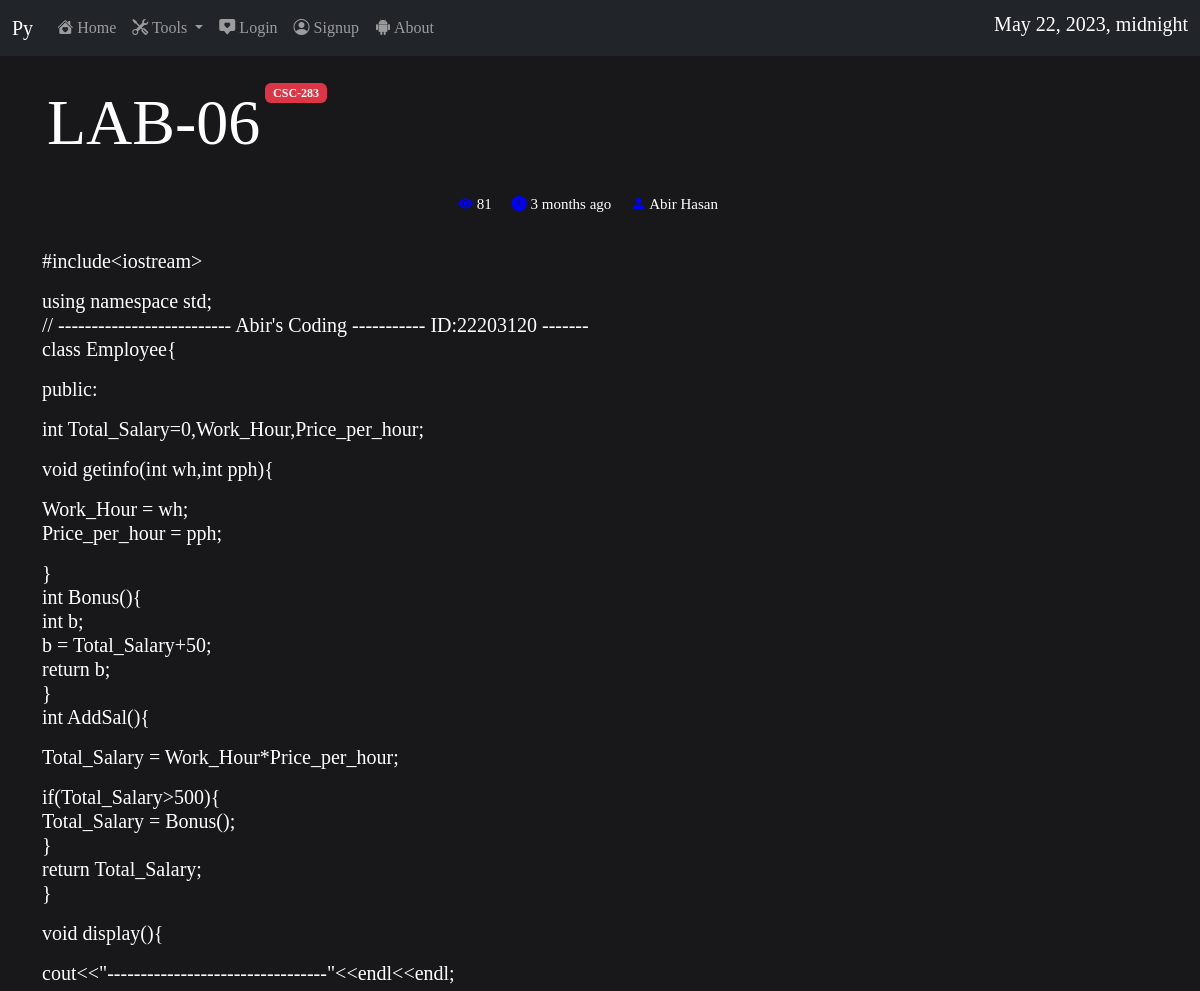
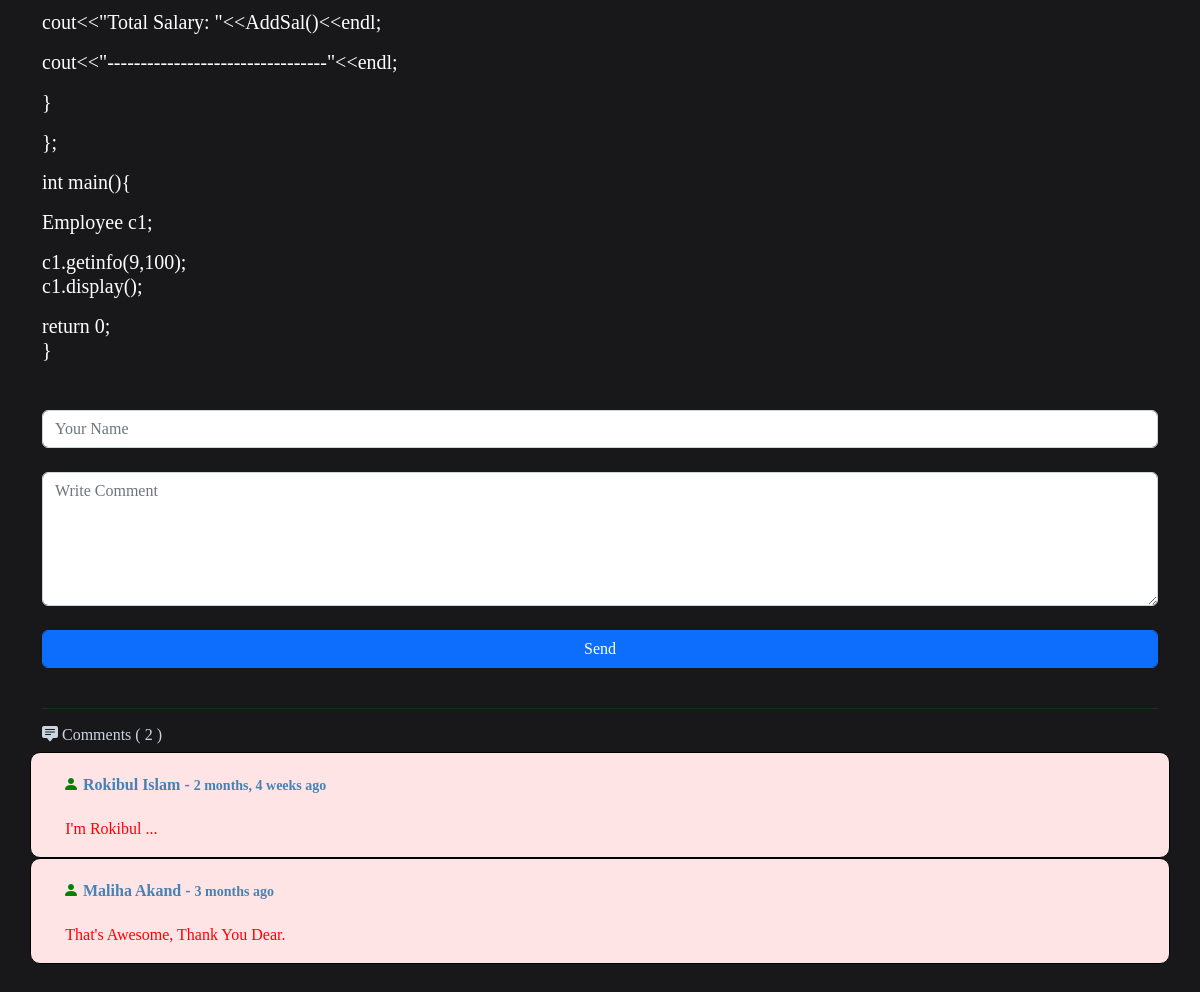
The app's page /post/4/ with its own data (2 pictures, top to bottom).
### kobita/models.py (models this page shows, shortened)
class Post(models.Model):
    title = models.CharField(max_length=100)
    operator = models.CharField(max_length=100)
    tag = models.CharField(max_length=100)
    view = models.IntegerField(default=0)
    detail = models.TextField(max_length=100000)
    created_at = models.DateTimeField(datetime.datetime.now())

class Comment(models.Model):
    name = models.CharField(max_length=100)
    body = models.TextField(max_length=1000)
    post_comment = models.ForeignKey(Post,on_delete=models.CASCADE,related_name='comments')
    created_at = models.DateTimeField(datetime.datetime.now())

### kishor/views.py (the view)
# urls.py: path('post/<int:pk>/',view_page,name="Post"),
def view_page(request,pk):
    post = Post.objects.all().get(id=pk)
    comment = Comment.objects.all().filter(post_comment_id=post.id).order_by('-id')
    my_date = datetime.datetime.now()
    post.view += 1
    post.save()
    if request.method=='POST':
        comment_take = Comment(request.POST)
        name = request.POST['name']
        body = request.POST['body']
        date = datetime.datetime.now()
        post_id = request.POST['post_id']
        object = Comment(name=name,body=body,post_comment_id=post_id,created_at=date)
        object.save()
        messages.success(request,"Comment Successfull")
        return redirect('/post/'+str(post_id)+'/')
    else:
        comment_take = Comment()
    context ={
        'post':post,
        'comment':comment,
        'my_date': my_date
    }
    return render(request,'view.html',context)

### templates/view.html (shortened to what this page needs)
{% extends 'index.html' %}
{% load static %}
{% load humanize %}
{% block body %}
<div class="row">
    <div class="d-flex justify-content-start">
        <div>
            <p class="display-3">{{post.title}}</p>
        </div>
        <div>
            <span class="badge text-bg-danger">{{post.tag}}</span>
        </div>
    </div>
    <div class="row">
        <div class="d-flex justify-content-center">
            <div class="eye">
                <i class="bi bi-eye-fill"> </i> {{post.view}}
            </div>
            <div class="time">
                <i class="bi bi-clock-fill"></i> {{post.created_at|naturaltime}}
            </div>
            <div class="person">
                <i class="bi bi-person-fill"></i> {{post.operator}}
            </div>
        </div>
    </div>
</div>
<span style="padding:10px;"></span>
<div class="row">
    <h5 style="color:white;text-align:justify;">{{post.detail|linebreaks}}</h5>
</div>
<br>
<div class="row">
        <form method="post">
            <input type="text" class="form-control" name="name" placeholder="Your Name" required><br>
            <textarea rows="5" name="body" placeholder="Write Comment" class="form-control" required></textarea><br>
            <input type="submit" class="form-control btn btn-primary" value="Send">
        </form>
</div>
<br>
<hr style="color:green;">
<div class="row">
    <br>
    <h6 style="color:#cbd5e1;"><i class="bi bi-chat-square-text-fill"></i> Comments ( {{comment.count}} )</h6>
    {% for c in comment %}
    <div class="cmbox">
        <div class="cdat">
           <strong style="color:steelblue"><i style="color:green;" class="bi bi-person-fill"></i> {{c.name}} - <small> {{c.created_at|naturaltime}}</small></strong>
        </div>
        <div class="body">
            <h7 style="color:red;">{{c.body|linebreaks}}</h7>
        </div>
    </div>
    {% endfor %}
</div>
<br><br>
{% endblock body %}

### templates/index.html (style rules this page uses)
* { margin: 0px; padding: 0px; }
body { background: #18181b; font-family: serif; }

### templates/view.html (style rules this page uses)
.display-3 { color:white; padding:5px; }
.eye,.time,.person { padding:10px; color:white; font-size:15px; }
.eye i { color:blue; }
.time i { color:blue; }
.person i { color:blue; }
.cdat { padding:20px; }
.cmbox { border:1px solid black; background: #ffe4e6; border-radius: 10px; }
.body { margin-left:2%; }

### records on screen
Post: title "LAB-06", tag "CSC-283", view "81", created_at "3 months ago", operator "Abir Hasan", detail "#include<iostream> using namespace std; // -------------------------- Abir's Coding ----------- ID:22203120 ------- class Employee{ public: int Total_Salary=0,Work_Hour,Price_per_hour; void getinfo(int wh,int pph){ Work_Hour = wh; Price_per_hour = pph; } int Bonus(){ int b; b = Total_Salary+50; return b; } int AddSal(){ Total_Salary = Work_Hour*Price_per_hour; if(Total_Salary>500){ Total_Salary = Bonus(); } return Total_Salary; } void display(){ cout<<\"---------------------------------\"<<endl<<endl; cout<<\"Total Salary: \"<<AddSal()<<endl; cout<<\"---------------------------------\"<<endl; } }; int main(){ Employee c1; c1.getinfo(9,100); c1.display(); return 0; }"
Comment: name "Rokibul Islam", created_at "2 months, 4 weeks ago", body "I'm Rokibul ..."
Comment: name "Maliha Akand", created_at "3 months ago", body "That's Awesome, Thank You Dear."

### other values on screen
{{ comment.count }} "2"
